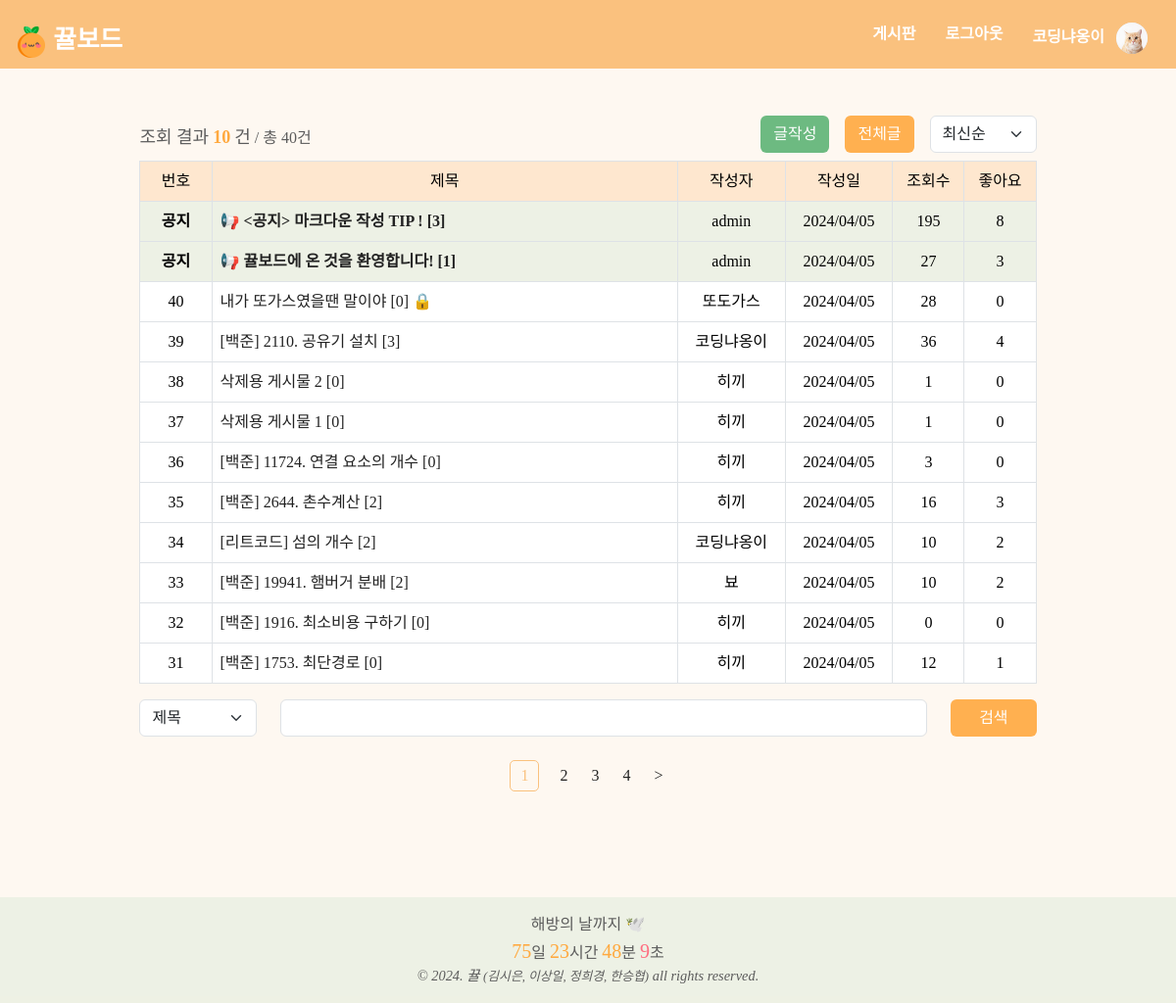
Screenshot of /board/index (signed in) with the database file from the repository.
### app/database.py (models this page shows, shortened)
class User(UserMixin, db.Model):
    user_id = db.Column(db.Integer, primary_key=True)
    username = db.Column(db.String, unique=True, nullable=False)
    password = db.Column(db.String)
    email = db.Column(db.String, unique=True)
    grade = db.Column(db.Integer, default=0)
    userpic = db.Column(db.String)
    comment = db.Column(db.String)
    created_at = db.Column(db.DateTime, default=datetime.now)
    posts = relationship('Post', back_populates='user', lazy='joined')
    comments = relationship('Comment', back_populates='user', lazy='joined')
    likes = relationship('Like', back_populates='user', lazy='joined')

class Post(db.Model):
    post_id = db.Column(db.Integer, primary_key=True, autoincrement=True)
    title = db.Column(db.String, nullable=False)
    body = db.Column(db.Text, nullable=False)
    user_id = db.Column(db.Integer, ForeignKey('user.user_id'), nullable=False)
    status = db.Column(db.String, nullable=True)
    problem_url = db.Column(db.String, nullable=True)
    created_at = db.Column(db.DateTime, nullable=False)
    updated_at = db.Column(db.DateTime, nullable=False)
    click_count = db.Column(db.Integer, nullable=True)
    like_count = db.Column(db.Integer, nullable=True)
    secret_mode = db.Column(db.Boolean, nullable=True)
    user = relationship('User', back_populates='posts', lazy='joined')
    comments = relationship('Comment', back_populates='post', lazy='joined', cascade='all, delete-orphan')
    likes = relationship('Like', primaryjoin="and_(Post.post_id==Like.post_id, Like.deleted==False)",
                        back_populates='post', lazy='joined', cascade='all, delete-orphan')
    notice_mode = db.Column(db.Boolean, default=0)

### app/board/routes.py (the view, shortened to what this page needs)
@board_bp.route('/index')
def index():
    cate = request.args.get('cate', "", type=str)
    keyword = request.args.get('keyword', "", type=str)
    page = request.args.get('page', 1, type=int)
    sort = request.args.get('sort', 'recent', type=str)
    perPage = 10
    notices = Post.query.filter(Post.notice_mode == True).all()
    posts_query = Post.query.filter(Post.notice_mode != True)
    if sort == 'old':
        posts_query = posts_query.order_by(Post.created_at.asc())
    elif sort == 'recent':
        posts_query = posts_query.order_by(Post.created_at.desc())
    elif sort == 'click':
        posts_query = posts_query.order_by(Post.click_count.desc())
    pag = posts_query.paginate(page=page, per_page=perPage)
    stIdx = pag.total - (pag.page - 1) * pag.per_page
    postsCount = min(pag.total, (page - 1) * perPage + len(pag.items))
    isLogin = current_user.is_authenticated
    return render_template('board/index.html', pag=pag, notices=notices, postsCount=postsCount, keyword=keyword, cate=cate, stIdx=stIdx, sort=sort, isLogin=isLogin)

### templates/board/index.html (shortened to what this page needs)
{% extends "layout.html" %}
{% block head %}
<link rel="stylesheet" type="text/css" href="{{ url_for('static', filename='css/custom.css') }}">
{% endblock %}
{% block content %}
<div class="boardmain-index">
    <div class="row">
        <div class="col align-items-center d-flex">
            <div class="board-text-line">
                <h2>조회 결과</h2>
                <h2 class="post-count textOrange">{{ postsCount }}</h2>
                <h2>건</h2>
                <h3>/ 총 {{ pag.total }}건</h3>
            </div>
        </div>
        <div class="col mb-2 justify-content-end d-flex align-items-center">
            {% if isLogin %}
            <a href="{{ url_for('board.createPost') }}" class="btn btn-sub-color me-3">글작성</a>
            {% endif %}
            <a href="{{ url_for('board.index') }}" class="btn btn-theme-color me-3">전체글</a>
            <div class="ml-2">
                <select id="sort-by-select" class="form-select" aria-label="">
                    <option value="recent" {% if sort=='recent' %}selected{% endif %}>최신순</option>
                </select>
            </div>
        </div>
    </div>
    <table class="table postTable table-bordered">
        <thead>
            <tr>
                <th class="postNum">번호</th>
                <th class="postTitle">제목</th>
                <th class="postWriter">작성자</th>
                <th class="postDate">작성일</th>
                <th class="postHit">조회수</th>
                <th class="postLike">좋아요</th>
            </tr>
        </thead>
        <tbody class="text-center">
            {% for notice in notices %}
            <tr class="noticePost">
                <td class="fw-bold">{% if notice.secret_mode %}임원공지{% else %}공지{% endif %}</td>
                <td class="fw-bold" style="text-align: left;">
                    <a class="board-td-custom" href="{{ url_for('board.detail', post_id=notice.post_id)}}">📢 {{
                        notice.title }} [{{ notice.comments | length }}]</a>
                </td>
                <td>{{ notice.user.username }}</td>
                <td>{{ notice.created_at.strftime("%Y/%m/%d") }}</td>
                <td>{{ notice.click_count }}</td>
                <td>{{ notice.likes | length }}</td>
            </tr>
            {% endfor %}
            {% for post in pag.items %}
            <tr>
                <td>{{ stIdx - loop.index0 }}</td>
                <td style="text-align: left;">
                    <a class="board-td-custom" href="{{ url_for('board.detail', post_id=post.post_id)}}">{{
                        post.title }} [{{ post.comments | length }}]</a>
                    {% if post.secret_mode %}🔒{% endif %}
                </td>
                <td>{{ post.user.username }}</td>
                <td>{{ post.created_at.strftime("%Y/%m/%d") }}
                </td>
                <td>{{ post.click_count }}</td>
                <td>{{ post.likes | length }}</td>
            </tr>
            {% endfor %}
        </tbody>
    </table>
    <form>
        <div class="row justify-content-center">
            <div class="col-auto">
                <select name="cate" class="form-select" aria-label="" style="width: 120px">
                    <option value="title" {% if cate=='title' %}selected{% endif %}>제목</option>
                </select>
            </div>
            <div class="col">
                <input type="text" name="keyword" value="{{keyword}}" class="form-control w-100">
            </div>
            <div class="col-auto">
                <button class="btn btn-theme-color" style="padding-left: 28px; padding-right: 28px;">검색</button>
            </div>
        </div>
    </form>
    <div class="page-nav mt-4">
        <div class="col justify-content-center d-flex align-items-center">
            {% for page_num in pag.iter_pages() %}
            {% if page_num %}
            {% if page_num != pag.page %}
            <a class="page-nav-item"
                href="{{ url_for('board.index', page=page_num, sort=sort, cate=cate, keyword=keyword) }}">{{
                page_num }}</a>
            {% else %}
            <a class="page-nav-item-current">{{ page_num }}</a>
            {% endif %}
            {% else %}
            ...
            {% endif %}
            {% endfor %}
            {% if pag.has_next %}
            <a class="page-nav-item"
                href="{{ url_for('board.index', page=pag.next_num, sort=sort, cate=cate, keyword=keyword) }}">></a>
            {% endif %}
        </div>
    </div>
</div>
{% endblock %}

### templates/layout.html (shortened to what this page needs)
<!doctype html>
<html lang="en">
<head>
    {% block head %}{% endblock %}
    <link rel="stylesheet" type="text/css" href="{{ url_for('static', filename='css/custom.css') }}">
    <link rel="stylesheet" type="text/css" href="{{ url_for('static', filename='css/board.css') }}">
    <link rel="stylesheet" type="text/css" href="{{ url_for('static', filename='css/comment.css') }}">
    <link rel="stylesheet" type="text/css" href="{{ url_for('static', filename='css/detail.css') }}">
</head>
<body>
    <nav id="Nav">
        <div class="navContainer">
            <a class="navLogo" href="{{ url_for('acc.index') }}">
                <img class="navbarLogo" src="/static/kkyul.png" alt="🍊">
                <span style="font-family: 'EF_jejudoldam'">뀰보드</span>
            </a>
            <div>
                <a href="{{ url_for('board.index') }}" style="height: 50px;" class="btn navBtn">게시판</a>
                {% if current_user.is_authenticated %}
                <a href="{{ url_for('acc.logout') }}" style="height: 50px;" class="btn navBtn">로그아웃</a>
                <a href="{{ url_for('acc.profile') }}" style="height: 50px;" class="btn navBtn">
                    {{ current_user.username }}
                    {% if current_user.userpic %}
                        <img class="commentImage" style="margin-left:8px;" src="{{ url_for('static', filename=current_user.userpic )}}">
                    {% else %}
                        <img class="commentImage" style="margin-left:8px;" src="{{ url_for('static', filename='noimage.png' )}}">
                    {% endif %}
                </a>
                {% else %}
                <a href="{{ url_for('acc.login') }}" style="height: 50px;" class="btn navBtn">로그인</a>
                {% endif %}
            </div>
        </div>
    </nav>
    <div class="content-wrap customBody">
        {% block content %}
        {% endblock %}
    </div>
    {% if request.endpoint not in ['board.createPost', 'board.editPost'] %}
    <footer class="vertical">
        <div class="textGray fs-6" style="font-family: 'IM_Hyemin-Bold'">해방의 날까지 🕊️</div>
        <div id="countdown" class="textGray fs-6" style="font-family: 'IM_Hyemin-Bold'">
        </div>
        <div class="textGray fst-italic fs-7">
            © 2024. 뀰
            <span class="fs-8">(김시은, 이상일, 정희경, 한승협)</span>
            all rights reserved.
        </div>
    </footer>
    {% endif %}
</body>
</html>

### static/css/board.css (style rules this page uses)
.table thead th { text-align: center; font-weight: normal; background-color: rgba(250, 193, 126, 0.3); }
.table th:nth-child(1) { width: 8%; }
.table th:nth-child(2) { width: 52%; }
.table th:nth-child(3) { width: 12%; }
.table th:nth-child(4) { width: 12%; }
.table th:nth-child(5) { width: 8%; }
.table th:nth-child(6) { width: 8%; }
.board-text-line h2 { font-size: 18px; display: inline; }
.board-text-line h3 { font-size: 16px; display: inline; }
.board-text-line .post-count { font-weight: 700; }
.btn-theme-color, .btn-theme-color:hover { background-color: rgba(255, 169, 63, 0.9); color: #FFFFFF; }
.btn-sub-color, .btn-sub-color:hover { background-color: rgba(94, 180, 117, 0.9); color: #FFFFFF; }
.page-nav .page-nav-item { margin-left: 12px; margin-right: 12px; color: #222222; }
.page-nav .page-nav-item-current { margin-left: 9px; margin-right: 9px; color: #FAC17E; border: 1px solid #FAC17E; border-radius: 5px; padding: 3px 10px; }
.board-td-custom { color: #222222; }

### static/css/comment.css (style rules this page uses)
.postTable { width: 100%; }

### static/css/detail.css (style rules this page uses)
.row { width: auto; }

### templates/board/index.html (style rules this page uses)
.boardmain-index { width: 80%; margin: auto; margin-top: 20px; }

### rows the page displays
User: username "코딩냐옹이", userpic (picture)
Post: secret_mode "공지", title "<공지> 마크다운 작성 TIP !", comments|length "3", user.username "admin", created_at "2024/04/05", click_count "195", likes|length "8"
Post: secret_mode "공지", title "뀰보드에 온 것을 환영합니다!", comments|length "1", user.username "admin", created_at "2024/04/05", click_count "27", likes|length "3"
Post: index0 "40", title "내가 또가스였을땐 말이야", comments|length "0", user.username "또도가스", created_at "2024/04/05", click_count "28", likes|length "0"
Post: index0 "39", title "[백준] 2110. 공유기 설치", comments|length "3", user.username "코딩냐옹이", created_at "2024/04/05", click_count "36", likes|length "4"
Post: index0 "38", title "삭제용 게시물 2", comments|length "0", user.username "히끼", created_at "2024/04/05", click_count "1", likes|length "0"
Post: index0 "37", title "삭제용 게시물 1", comments|length "0", user.username "히끼", created_at "2024/04/05", click_count "1", likes|length "0"
Post: index0 "36", title "[백준] 11724. 연결 요소의 개수", comments|length "0", user.username "히끼", created_at "2024/04/05", click_count "3", likes|length "0"
Post: index0 "35", title "[백준] 2644. 촌수계산", comments|length "2", user.username "히끼", created_at "2024/04/05", click_count "16", likes|length "3"
Post: index0 "34", title "[리트코드] 섬의 개수", comments|length "2", user.username "코딩냐옹이", created_at "2024/04/05", click_count "10", likes|length "2"
Post: index0 "33", title "[백준] 19941. 햄버거 분배", comments|length "2", user.username "뵤", created_at "2024/04/05", click_count "10", likes|length "2"
Post: index0 "32", title "[백준] 1916. 최소비용 구하기", comments|length "0", user.username "히끼", created_at "2024/04/05", click_count "0", likes|length "0"
Post: index0 "31", title "[백준] 1753. 최단경로", comments|length "0", user.username "히끼", created_at "2024/04/05", click_count "12", likes|length "1"

### other values shown
{{ postsCount }} "10"
{{ pag.total }} "40"
{{ page_num }} "1"
{{ page_num }} "2" "3" "4"
